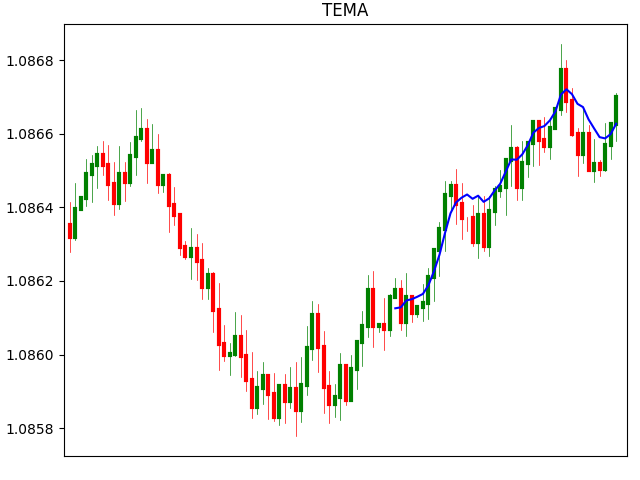

Write Python code to recreate this figure.
import matplotlib
matplotlib.use('TkAgg')
import matplotlib.pyplot as plt
from datetime import datetime,timedelta
import numpy as np
import pandas as pd
import random
import indicator as indi

class TEMA:
    def __init__(self):
        self.n=100
        self.fig=plt.figure()
        self.title='TEMA'
        self.calc_type='pandas'   #'dict' or 'pandas'
        self.indi=indi

    def set_variables(self):
        variables=['time','open','high','low','close']
        var={i:[] for i in variables}
        return var

    def print_data(self,var):
        print(len(var['time']),var['time'][-1],f"O:{var['open'][-1]:.5f}",f"H:{var['high'][-1]:.5f}"
              f"L:{var['low'][-1]:.5f}",f"C:{var['close'][-1]:.5f}")

    def get_data(self,var):
        for i in range(self.n):
            t=(datetime.now()+timedelta(minutes=i)).strftime('%d-%m-%Y %H:%M:%S')
            var['time'].append(t)

            if len(var['open'])==0:
                var['open'].append(random.uniform(1,1.2))
                up_close=var['open'][-1]*(1+0.0001)
                down_close=var['open'][-1]*(1-0.0001)
                var['close'].append(random.uniform(down_close,up_close))
            else:
                var['open'].append(var['close'][-1])
                up_close=var['open'][-1]*(1+0.0001)
                down_close=var['open'][-1]*(1-0.0001)
                var['close'].append(random.uniform(down_close,up_close))
        
            if var['open'][-1]<var['close'][-1]:
                price1=var['close'][-1]
                price2=var['open'][-1]
            elif var['open'][-1]>var['close'][-1]:
                price1=var['open'][-1]
                price2=var['close'][-1]
            high=random.uniform(price1,price1*(1+0.00007))
            low=random.uniform(price2,price2*(1-0.00007))
            var['high'].append(high)
            var['low'].append(low)

            #TEMA:
            if self.calc_type=='dict':
                self.indi.tema_dict(20,var)

            self.print_data(var)
        
        if self.calc_type=='pandas':
            self.indi.tema_pandas(20,var)

    def plot_data(self,var):
        self.fig.subplots_adjust(top=0.95,bottom=0.05,right=0.98,left=0.1,hspace=0,wspace=0)
        ax=self.fig.add_gridspec(6,1)
        ax1=self.fig.add_subplot(ax[:,:])

        ax1.clear()
        ax1.set_xticks([])
        ax1.set_title(self.title)
        ax1.set_xlim(-1,self.n+1)
        #ax1.set_ylim(min(var['low']),max(var['high']))

        for i in range(len(var['time'])):
            if var['open'][i]>var['close'][i]:
                ccolor='r'
            elif var['open'][i]<var['close'][i]:
                ccolor='g'
            else:
                ccolor='gray'
            ax1.plot([var['time'][i]]*2,[var['open'][i],var['close'][i]],c=ccolor,lw=3)
            ax1.plot([var['time'][i]]*2,[var['high'][i],var['low'][i]],c=ccolor,lw=0.5)

        #plot TEMA:
        ax1.plot(var['time'],var['tema20'],c='b',lw=1.5)
    
        plt.show()

obj=TEMA()
var=obj.set_variables()
obj.get_data(var)
obj.plot_data(var)
